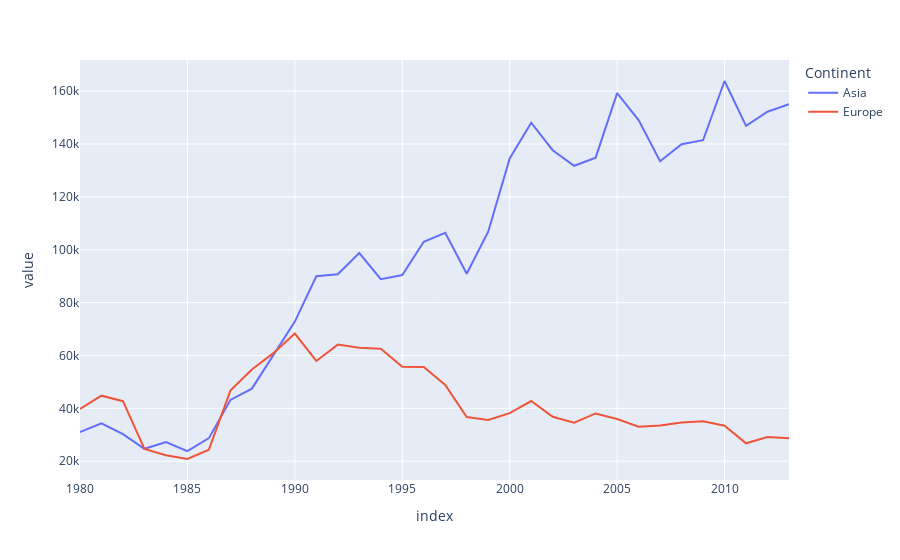

The notebook cell saved with this chart:
### Code cell
names= ['Asia','Europe']
Continents.loc[names].T.plot(backend='plotly')

### Figure 1 — Plotly figure (JSON) as saved in the notebook; plotly's stock layout.template omitted (floating-point values rounded to 4 significant figures)
{"data": [{"hovertemplate": "Continent=Asia<br>index=%{x}<br>value=%{y}<extra></extra>", "legendgroup": "Asia", "line": {"color": "#636efa", "dash": "solid"}, "marker": {"symbol": "circle"}, "mode": "lines", "name": "Asia", "orientation": "v", "showlegend": true, "type": "scatter", "x": [1980, 1981, 1982, 1983, 1984, 1985, 1986, 1987, 1988, 1989, 1990, 1991, 1992, 1993, 1994, 1995, 1996, 1997, 1998, 1999, 2000, 2001, 2002, 2003, 2004, 2005, 2006, 2007, 2008, 2009, 2010, 2011, 2012, 2013], "xaxis": "x", "y": [31025, 34314, 30214, 24696, 27274, 23850, 28739, 43203, 47454, 60256, 72829, 89964, 90752, 98737, 88852, 90424, 103030, 106383, 90929, 106844, 134544, 148083, 137653, 131769, 134850, 159253, 149054, 133459, 139894, 141434, 163845, 146894, 152218, 155075], "yaxis": "y"}, {"hovertemplate": "Continent=Europe<br>index=%{x}<br>value=%{y}<extra></extra>", "legendgroup": "Europe", "line": {"color": "#EF553B", "dash": "solid"}, "marker": {"symbol": "circle"}, "mode": "lines", "name": "Europe", "orientation": "v", "showlegend": true, "type": "scatter", "x": [1980, 1981, 1982, 1983, 1984, 1985, 1986, 1987, 1988, 1989, 1990, 1991, 1992, 1993, 1994, 1995, 1996, 1997, 1998, 1999, 2000, 2001, 2002, 2003, 2004, 2005, 2006, 2007, 2008, 2009, 2010, 2011, 2012, 2013], "xaxis": "x", "y": [39760, 44802, 42720, 24638, 22287, 20844, 24370, 46698, 54726, 60893, 68301, 57938, 64123, 62937, 62531, 55764, 55642, 48841, 36719, 35639, 38215, 42779, 36798, 34556, 38082, 35955, 33053, 33495, 34692, 35078, 33425, 26778, 29177, 28691], "yaxis": "y"}], "layout": {"legend": {"title": {"text": "Continent"}, "tracegroupgap": 0}, "margin": {"t": 60}, "xaxis": {"anchor": "y", "domain": [0, 1], "title": {"text": "index"}}, "yaxis": {"anchor": "x", "domain": [0, 1], "title": {"text": "value"}}}}
